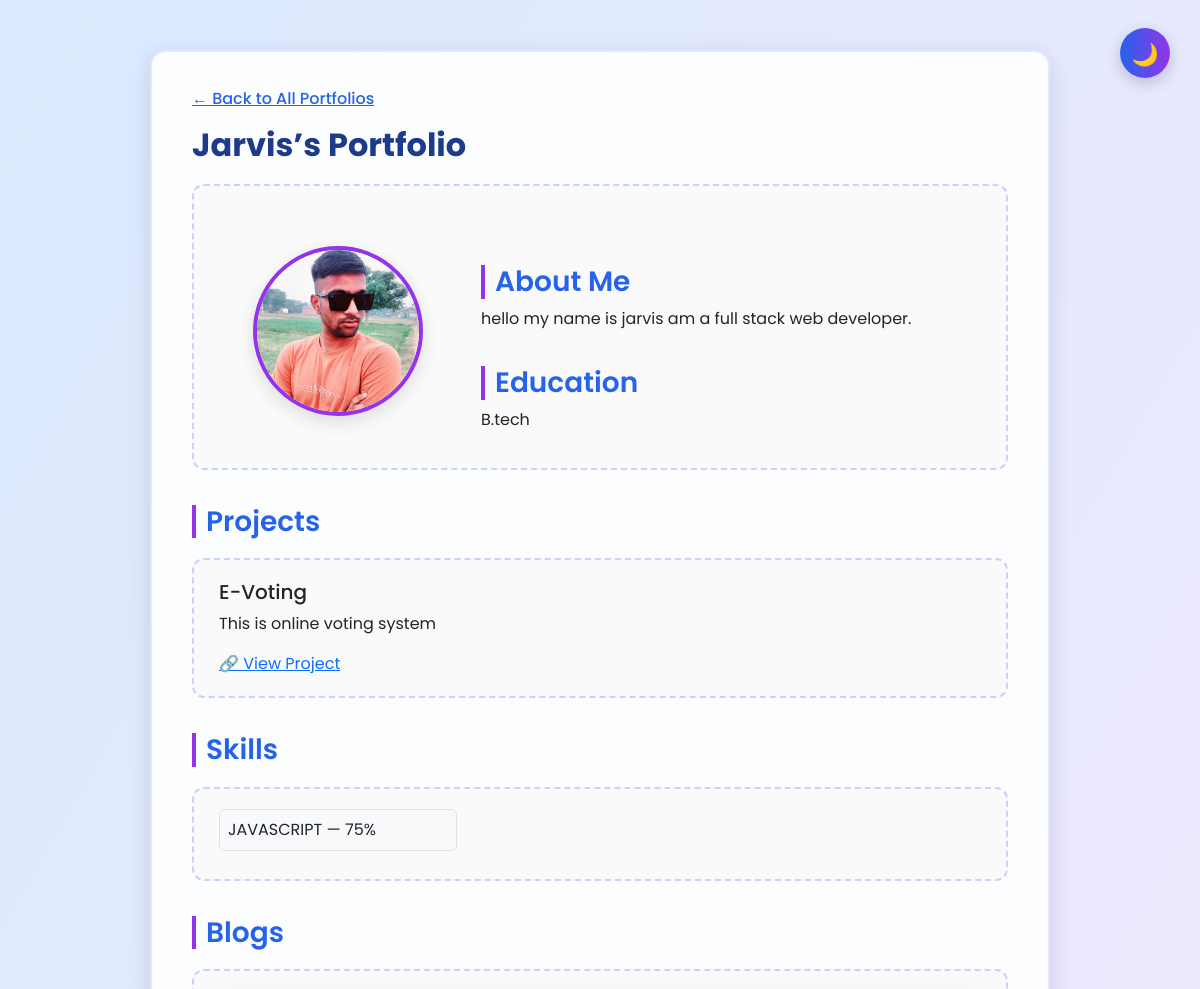
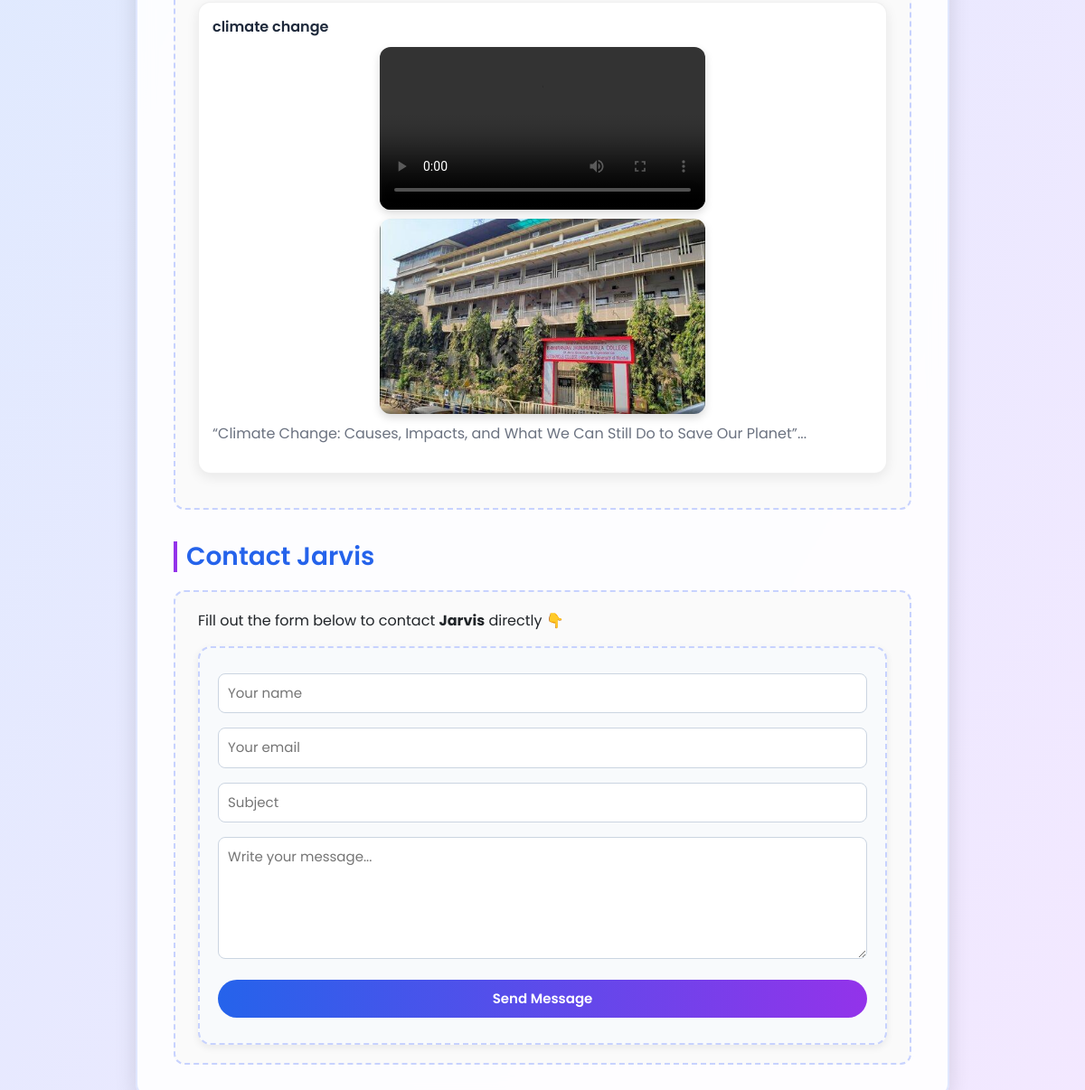
The page /view.php?user=21 on the database its author committed (2 pictures, top to bottom).
### tables this page shows
CREATE TABLE `users` (
  `id` int(11) NOT NULL,
  `name` varchar(100) NOT NULL,
  `email` varchar(150) NOT NULL,
  `password` varchar(255) NOT NULL,
  `role` enum('admin','user') DEFAULT 'user',
  `status` enum('active','blocked') DEFAULT 'active',
  `created_at` timestamp NOT NULL DEFAULT current_timestamp(),
  `about_me` text DEFAULT NULL,
  `education` varchar(255) DEFAULT NULL,
  `profile_photo` varchar(255) DEFAULT NULL,
  `resume_pdf` varchar(255) DEFAULT NULL
);

CREATE TABLE `projects` (
  `id` int(11) NOT NULL,
  `user_id` int(11) NOT NULL,
  `title` varchar(150) NOT NULL,
  `description` text NOT NULL,
  `link` varchar(255) DEFAULT NULL,
  `image` varchar(255) DEFAULT NULL,
  `created_at` timestamp NOT NULL DEFAULT current_timestamp()
);

CREATE TABLE `skills` (
  `id` int(11) NOT NULL,
  `user_id` int(11) NOT NULL,
  `skill_name` varchar(100) NOT NULL,
  `percentage` int(3) NOT NULL CHECK (`percentage` between 0 and 100),
  `created_at` timestamp NOT NULL DEFAULT current_timestamp()
);

CREATE TABLE `blogs` (
  `id` int(11) NOT NULL,
  `user_id` int(11) NOT NULL,
  `title` varchar(200) NOT NULL,
  `content` text NOT NULL,
  `image` varchar(255) DEFAULT NULL,
  `video` varchar(255) DEFAULT NULL,
  `created_at` timestamp NOT NULL DEFAULT current_timestamp()
);

### public/view.php (the view, shortened to what this page needs)
<?php
include '../config/db.php';
$uid = intval($_GET['user'] ?? 0);
$stmt = mysqli_prepare($conn, "SELECT id,name,about_me,education,profile_photo,resume_pdf FROM users WHERE id=? AND status='active' LIMIT 1");
mysqli_stmt_bind_param($stmt, "i", $uid);
mysqli_stmt_execute($stmt);
$userRes = mysqli_stmt_get_result($stmt);
$user = mysqli_fetch_assoc($userRes);
$projects = mysqli_query($conn, "SELECT * FROM projects WHERE user_id=$uid ORDER BY id DESC");
$skills = mysqli_query($conn, "SELECT * FROM skills WHERE user_id=$uid ORDER BY percentage DESC");
$blogs = mysqli_query($conn, "SELECT * FROM blogs WHERE user_id=$uid ORDER BY id DESC");
?>
<!doctype html>
<html lang="en">
<head>
<link href="https://cdn.jsdelivr.net/npm/bootstrap@5.3.3/dist/css/bootstrap.min.css" rel="stylesheet">
</head>
<body>
<button class="toggle-btn" id="themeToggle">🌙</button>
<div class="container">
  <a href="index.php" class="back-link">← Back to All Portfolios</a>
  <h1><?= htmlspecialchars($user['name']) ?>’s Portfolio</h1>
  <div class="section">
    <div class="row align-items-center mt-4">
      <div class="col-md-4 text-center">
        <img src="<?= !empty($user['profile_photo']) ? '../assets/images/'.htmlspecialchars($user['profile_photo']) : '../assets/images/default-profile.png' ?>" class="profile mb-3">
      </div>
      <div class="col-md-8">
        <h3>About Me</h3>
        <p><?= nl2br(htmlspecialchars($user['about_me'] ?: 'No details added yet.')) ?></p>
        <h3>Education</h3>
        <p><?= htmlspecialchars($user['education'] ?: '—') ?></p>
      </div>
    </div>
  </div>
  <h3>Projects</h3>
  <div class="section">
    <?php if(mysqli_num_rows($projects) > 0): ?>
      <?php while($p = mysqli_fetch_assoc($projects)): ?>
        <div class="project-card">
          <h5><?= htmlspecialchars($p['title']) ?></h5>
          <p><?= nl2br(htmlspecialchars($p['description'])) ?></p>
          <?php if(!empty($p['link'])): ?>
            <a href="<?= htmlspecialchars($p['link']) ?>" target="_blank">🔗 View Project</a>
          <?php endif; ?>
        </div>
      <?php endwhile; ?>
    <?php else: ?>
      <p>No projects yet.</p>
    <?php endif; ?>
  </div>
  <h3>Skills</h3>
  <div class="section">
    <div class="row">
      <?php if(mysqli_num_rows($skills) > 0): ?>
        <?php while($s = mysqli_fetch_assoc($skills)): ?>
          <div class="col-md-4">
            <div class="p-2 bg-light border rounded mb-2">
              <?= htmlspecialchars($s['skill_name']) ?> — <?= intval($s['percentage']) ?>%
            </div>
          </div>
        <?php endwhile; ?>
      <?php else: ?>
        <p>No skills added yet.</p>
      <?php endif; ?>
    </div>
  </div>
  <h3>Blogs</h3>
  <div class="section">
    <?php if(mysqli_num_rows($blogs) > 0): ?>
      <?php while($b = mysqli_fetch_assoc($blogs)): ?>
        <div class="blog-card">
          <div class="blog-title"><?= htmlspecialchars($b['title']) ?></div>
          <?php if(!empty($b['video'])): ?>
            <video controls class="blog-media">
              <source src="../assets/uploads/videos/<?= htmlspecialchars($b['video']) ?>" type="video/mp4">
            </video>
          <?php endif; ?>
          <?php if(!empty($b['image'])): ?>
            <img src="../assets/uploads/blogs/<?= htmlspecialchars($b['image']) ?>" class="blog-media">
          <?php endif; ?>
          <p style="color:#6b7280;">
            <?= nl2br(htmlspecialchars(substr($b['content'],0,250))) ?>...
          </p>
        </div>
      <?php endwhile; ?>
    <?php else: ?>
      <p>No blogs yet.</p>
    <?php endif; ?>
  </div>
  <h3>Contact <?= htmlspecialchars($user['name']) ?></h3>
  <div class="section">
    <p>Fill out the form below to contact <b><?= htmlspecialchars($user['name']) ?></b> directly 👇</p>
    <form method="POST" action="contact_submit.php">
      <input name="name" placeholder="Your name" required>
      <input name="email" type="email" placeholder="Your email" required>
      <input name="subject" placeholder="Subject" required>
      <textarea name="message" rows="5" placeholder="Write your message..." required></textarea>
      <button type="submit">Send Message</button>
    </form>
  </div>
</div>
</body>
</html>

### public/view.php (style rules this page uses)
body { font-family: 'Poppins', sans-serif; background: linear-gradient(120deg, #dbeafe, #f3e8ff); transition: background 0.4s ease, color 0.4s ease; }
.container { max-width: 900px; margin: 50px auto; background: rgba(255, 255, 255, 0.9); backdrop-filter: blur(10px); border-radius: 16px; padding: 35px 40px; box-shadow: 0 6px 25px rgba(0,0,0,0.12); border: 2px solid #e0e7ff; }
h1 { color: #1e3a8a; font-weight: 700; font-size: 2rem; }
h3 { color: #2563eb; font-weight: 600; margin-top: 35px; border-left: 4px solid #9333ea; padding-left: 10px; }
.section { border: 2px dashed #c7d2fe; border-radius: 12px; padding: 20px 25px; margin-top: 20px; background: #fafafa; }
.profile { width: 170px; height: 170px; object-fit: cover; border-radius: 50%; border: 4px solid #9333ea; box-shadow: 0 6px 18px rgba(0,0,0,0.12); }
.blog-card { background: #ffffff; border-radius: 14px; padding: 15px; margin-bottom: 18px; border: 1px solid rgba(0,0,0,0.06); box-shadow: 0 4px 14px rgba(0,0,0,0.08); }
.blog-title { font-size: 1rem; font-weight: 600; color: #1e293b; margin-bottom: 10px; }
.blog-media { width: 100%; max-width: 360px; display: block; border-radius: 12px; margin: 10px auto; box-shadow: 0 4px 10px rgba(0,0,0,0.15); }
form { margin-top: 15px; background: #f8fafc; padding: 20px; border-radius: 14px; box-shadow: 0 3px 8px rgba(0,0,0,0.07); border: 2px dashed #c7d2fe; }
input, textarea, button { width:100%; padding:10px; margin:8px 0; border-radius:8px; border:1px solid #cbd5e1; font-family:'Poppins',sans-serif; font-size:15px; }
button { background: linear-gradient(90deg, #2563eb, #9333ea); color:white; font-weight:600; cursor:pointer; border:none; transition:0.3s; border-radius: 25px; }
.toggle-btn { position: fixed; top: 20px; right: 30px; background: linear-gradient(90deg, #2563eb, #9333ea); color: white; border: none; border-radius: 50%; width: 50px; height: 50px; font-size: 22px; cursor: pointer; box-shadow: 0 5px 15px rgba(0,0,0,0.2); }
.back-link { display:inline-block; margin-bottom:15px; font-weight:500; color:#2563eb; }

### rows shown on the page
users: name "Jarvis", profile_photo (picture), about_me "hello my name is jarvis am a full stack web developer.", education "B.tech"
projects: title "E-Voting", description "This is online voting system"
skills: skill_name "JAVASCRIPT", percentage "75"
blogs: title "climate change", image (picture), content "“Climate Change: Causes, Impacts, and What We Can Still Do to Save Our Planet”"
